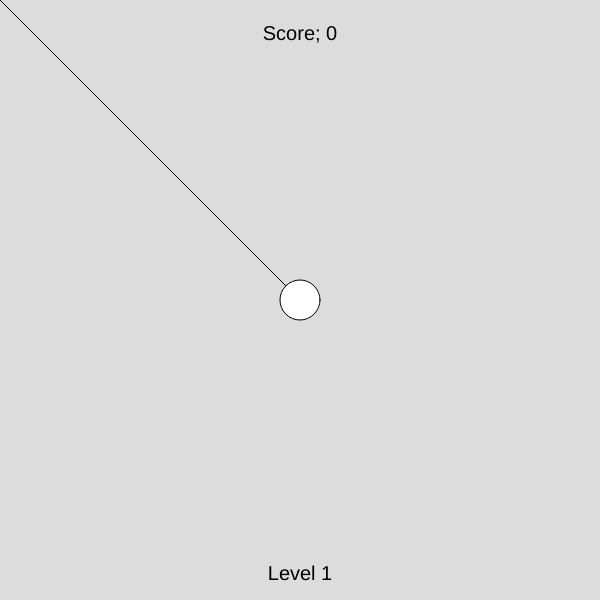
Frame 1 (no input)
Frame 60 (no input): identical to frame 1, image omitted
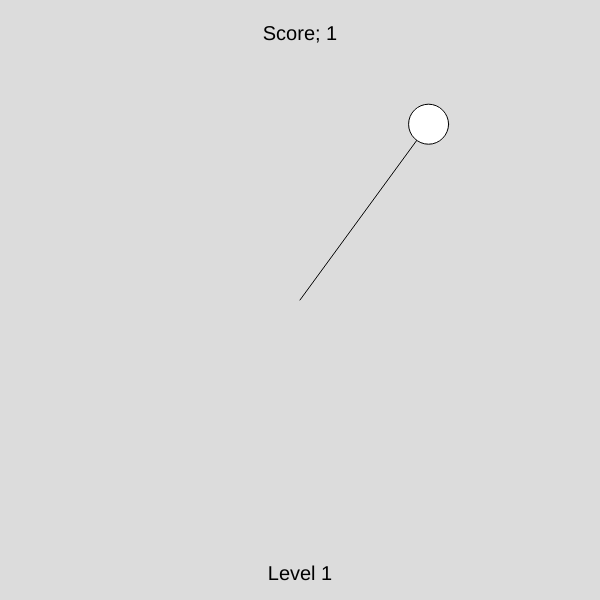
Frame 120 (the mouse pressed at the canvas centre since frame 60)

The p5.js sketch that drew these frames (run headless with seeded random() and noise() and a simulated clock; from frame 60 on, the mouse is pressed at the canvas centre):

// p5.js sketch
// ── sketch.js
var ballx = 300;
var bally = 300;
var ballSize = 40;
var score = 0;
var gameState = "L1";

function setup() {
  createCanvas(600, 600);
  textAlign(CENTER);
  textSize(20);
}

function draw() {
  background(220);
if(gameState == "L1"){
  levelOne();
}
if(gameState == "L2"){
  levelTwo();
}
if(gameState == "L3"){
  levelThree();
}

  text(("Score; " + score), width/2,40);
}

function windowResized(){
  resizeCanvas(windowWidth,windowHeight);

}


function levelOne(){
  text("Level 1", width/2, height-20);
  var distToBall = dist(ballx,bally,mouseX,mouseY);
  if(distToBall < ballSize/2){
    ballx = random(width);
    bally = random(height);
    score = score + 1;
  }

  if(score>=5){
    gameState = "L2";
  }

    line(ballx,bally,mouseX, mouseY);
    ellipse(ballx,bally, ballSize, ballSize);

} //end of level 1 =============================================================

function levelTwo(){
  background(200,100,0);
  text("Level 2", width/2, height-20);
  var distToBall = dist(ballx,bally,mouseX,mouseY);
  if(distToBall < ballSize/2){
    ballx = random(width);
    bally = random(height);
    score = score + 1;
  }

  if(score>=10){
    gameState = "L3";
  }

    //line(ballx,bally,mouseX, mouseY);
    ellipse(ballx,bally, ballSize, ballSize);

} //end of level 2 =============================================================

function levelThree(){
  background(0,100,200);
  text("Level 3", width/2, height-20);
  var distToBall = dist(ballx,bally,mouseX,mouseY);
  if(distToBall < ballSize/2){
    ballx = random(width);
    bally = random(height);
    score = score + 1;
    ballSize = ballSize -8;
  }

  if(score>=15){
    background(random(225));
  }

    //line(ballx,bally,mouseX, mouseY);
    ellipse(ballx,bally, ballSize, ballSize);

} //end of level 3 =============================================================
